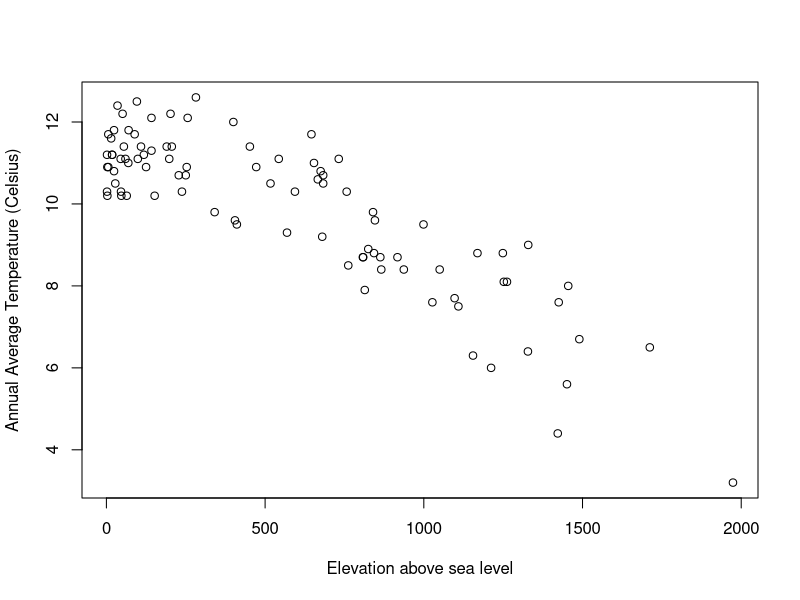
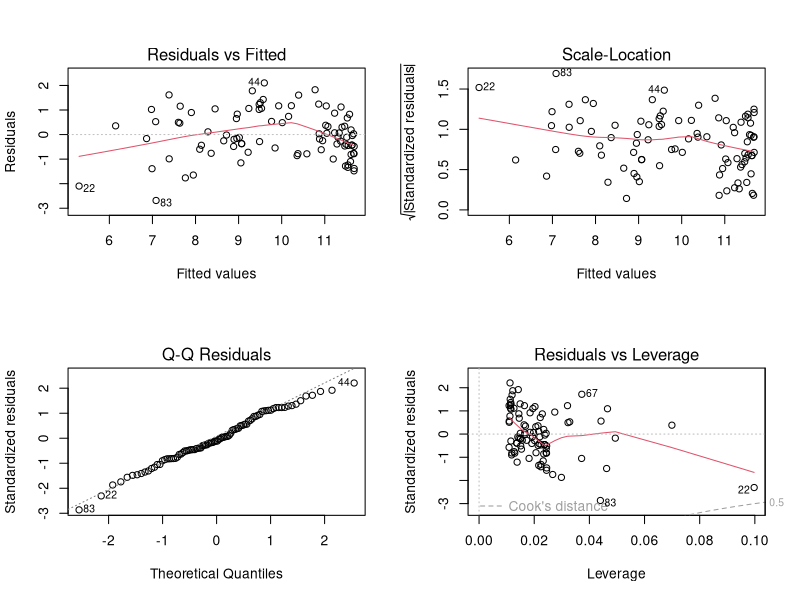
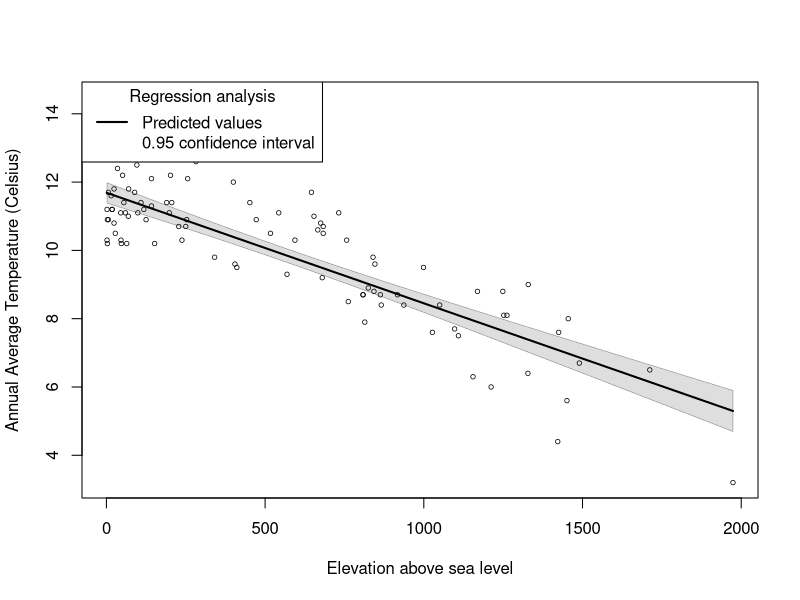

Reproduce these figures in R, in order.
### R code from vignette source 'summeR-2-4-analysis-uniquebackupstring.Rnw'
### Encoding: UTF-8

###################################################
### code chunk number 1: summeR-2-4-analysis-uniquebackupstring.Rnw:27-28
###################################################
  if(exists(".orig.enc")) options(encoding = .orig.enc)


###################################################
### code chunk number 2: tmpout
###################################################
tdir <- "tmpout"
if(!dir.exists(tdir)) dir.create(tdir, showWarnings=FALSE)


###################################################
### code chunk number 3: Roptions
###################################################
opts.orig <- options()
options(width=100, prompt="> ")
options(useFancyQuotes = FALSE)
set.seed(12345)
par.orig <- par(no.readonly = TRUE) 
pjmar <- c(4.1, 4.1, 1.5, 2.1)
options(SweaveHooks=list(fig=function() par(mar=pjmar, ps=12, xpd=F)))
pdf.options(onefile=F,family="Times",pointsize=12)
if(!file.exists("theme")) file.symlink("../../../../template/theme", "theme")


###################################################
### code chunk number 4: summeR-2-4-analysis-uniquebackupstring.Rnw:278-280
###################################################
dat1 <- read.table("data/oregon.csv", sep = ",", header = TRUE, stringsAsFactors = FALSE)
head(dat1)


###################################################
### code chunk number 5: oregon10
###################################################
plot(tann ~ elevation, data = dat1, xlab="Elevation above sea level", ylab="Annual Average Temperature (Celsius)", main="")


###################################################
### code chunk number 6: oregon20
###################################################
mod1 <- lm (tann ~ elevation, data = dat1)


###################################################
### code chunk number 7: oregon25
###################################################
summary(mod1)


###################################################
### code chunk number 8: summeR-2-4-analysis-uniquebackupstring.Rnw:364-365
###################################################
class(mod1)


###################################################
### code chunk number 9: summeR-2-4-analysis-uniquebackupstring.Rnw:381-382
###################################################
mod1sum <- summary(mod1)


###################################################
### code chunk number 10: summeR-2-4-analysis-uniquebackupstring.Rnw:389-390
###################################################
coef(mod1)


###################################################
### code chunk number 11: summeR-2-4-analysis-uniquebackupstring.Rnw:395-396
###################################################
coef(mod1sum)


###################################################
### code chunk number 12: summeR-2-4-analysis-uniquebackupstring.Rnw:402-403
###################################################
class(mod1sum)


###################################################
### code chunk number 13: oregon29
###################################################
confint(mod1)


###################################################
### code chunk number 14: oregon30
###################################################
par(mfcol = c(2,2))
plot(mod1)
par(mfcol = c(1,1))


###################################################
### code chunk number 15: oregon40
###################################################
library(rockchalk)
plotSlopes(mod1, plotx = "elevation", interval = "confidence", xlab = "Elevation above sea level", ylab = "Annual Average Temperature (Celsius)", main="")


###################################################
### code chunk number 16: regtable
###################################################
library(rockchalk)
or10 <- outreg(list("Temperature" = mod1)) 
cat(or10)


###################################################
### code chunk number 17: regtable20 (eval = FALSE)
###################################################
## dat1$elevationP1000 <- dat1$elevation / 1000
## mod2 <- lm(tann ~ elevationP1000, data = dat1)
## or20 <- outreg(list("Temperature" = mod2), varLabels = list("elevationP1000" = "Elev. per 1000 ft"))
## cat(or20)


###################################################
### code chunk number 18: summeR-2-4-analysis-uniquebackupstring.Rnw:516-517
###################################################
dat1$elevationP1000 <- dat1$elevation / 1000
mod2 <- lm(tann ~ elevationP1000, data = dat1)
or20 <- outreg(list("Temperature" = mod2), varLabels = list("elevationP1000" = "Elev. per 1000 ft"))
cat(or20)


###################################################
### code chunk number 19: sess10
###################################################
sessionInfo()


###################################################
### code chunk number 20: opts20
###################################################
## Don't delete this. It puts the interactive session options
## back the way they were. If this is compiled within a session
## it is vital to do this.
options(opts.orig)
options(par.orig)
